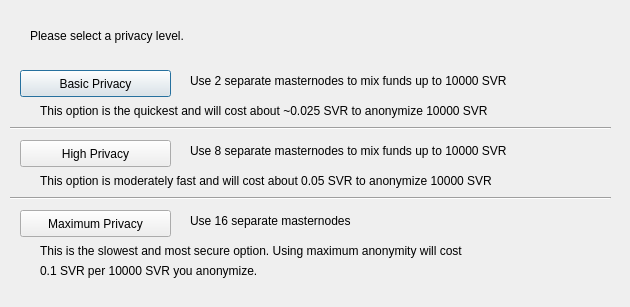
<?xml version="1.0" encoding="UTF-8"?>
<ui version="4.0">
 <class>ObfuscationConfig</class>
 <widget class="QDialog" name="ObfuscationConfig">
  <property name="geometry">
   <rect>
    <x>0</x>
    <y>0</y>
    <width>630</width>
    <height>307</height>
   </rect>
  </property>
  <property name="windowTitle">
   <string>Configure Obfuscation</string>
  </property>
  <widget class="QPushButton" name="buttonBasic">
   <property name="geometry">
    <rect>
     <x>20</x>
     <y>70</y>
     <width>151</width>
     <height>27</height>
    </rect>
   </property>
   <property name="text">
    <string>Basic Privacy</string>
   </property>
  </widget>
  <widget class="QPushButton" name="buttonHigh">
   <property name="geometry">
    <rect>
     <x>20</x>
     <y>140</y>
     <width>151</width>
     <height>27</height>
    </rect>
   </property>
   <property name="text">
    <string>High Privacy</string>
   </property>
  </widget>
  <widget class="QPushButton" name="buttonMax">
   <property name="geometry">
    <rect>
     <x>20</x>
     <y>210</y>
     <width>151</width>
     <height>27</height>
    </rect>
   </property>
   <property name="text">
    <string>Maximum Privacy</string>
   </property>
  </widget>
  <widget class="QLabel" name="label">
   <property name="geometry">
    <rect>
     <x>30</x>
     <y>20</y>
     <width>571</width>
     <height>31</height>
    </rect>
   </property>
   <property name="text">
    <string>Please select a privacy level.</string>
   </property>
  </widget>
  <widget class="QLabel" name="label_2">
   <property name="geometry">
    <rect>
     <x>190</x>
     <y>70</y>
     <width>421</width>
     <height>21</height>
    </rect>
   </property>
   <property name="text">
    <string>Use 2 separate masternodes to mix funds up to 10000 SVR</string>
   </property>
  </widget>
  <widget class="QLabel" name="label_3">
   <property name="geometry">
    <rect>
     <x>190</x>
     <y>140</y>
     <width>411</width>
     <height>21</height>
    </rect>
   </property>
   <property name="text">
    <string>Use 8 separate masternodes to mix funds up to 10000 SVR</string>
   </property>
  </widget>
  <widget class="QLabel" name="label_4">
   <property name="geometry">
    <rect>
     <x>190</x>
     <y>210</y>
     <width>421</width>
     <height>21</height>
    </rect>
   </property>
   <property name="text">
    <string>Use 16 separate masternodes</string>
   </property>
  </widget>
  <widget class="QLabel" name="label_6">
   <property name="geometry">
    <rect>
     <x>40</x>
     <y>100</y>
     <width>561</width>
     <height>21</height>
    </rect>
   </property>
   <property name="text">
    <string>This option is the quickest and will cost about ~0.025 SVR to anonymize 10000 SVR</string>
   </property>
  </widget>
  <widget class="QLabel" name="label_7">
   <property name="geometry">
    <rect>
     <x>40</x>
     <y>170</y>
     <width>561</width>
     <height>21</height>
    </rect>
   </property>
   <property name="text">
    <string>This option is moderately fast and will cost about 0.05 SVR to anonymize 10000 SVR</string>
   </property>
  </widget>
  <widget class="QLabel" name="label_8">
   <property name="geometry">
    <rect>
     <x>40</x>
     <y>240</y>
     <width>561</width>
     <height>21</height>
    </rect>
   </property>
   <property name="text">
    <string>This is the slowest and most secure option. Using maximum anonymity will cost</string>
   </property>
  </widget>
  <widget class="QLabel" name="label_9">
   <property name="geometry">
    <rect>
     <x>40</x>
     <y>260</y>
     <width>561</width>
     <height>21</height>
    </rect>
   </property>
   <property name="text">
    <string>0.1 SVR per 10000 SVR you anonymize.</string>
   </property>
  </widget>
  <widget class="Line" name="line">
   <property name="geometry">
    <rect>
     <x>10</x>
     <y>120</y>
     <width>601</width>
     <height>16</height>
    </rect>
   </property>
   <property name="orientation">
    <enum>Qt::Horizontal</enum>
   </property>
  </widget>
  <widget class="Line" name="line_2">
   <property name="geometry">
    <rect>
     <x>10</x>
     <y>190</y>
     <width>601</width>
     <height>16</height>
    </rect>
   </property>
   <property name="orientation">
    <enum>Qt::Horizontal</enum>
   </property>
  </widget>
 </widget>
 <resources/>
 <connections/>
</ui>
